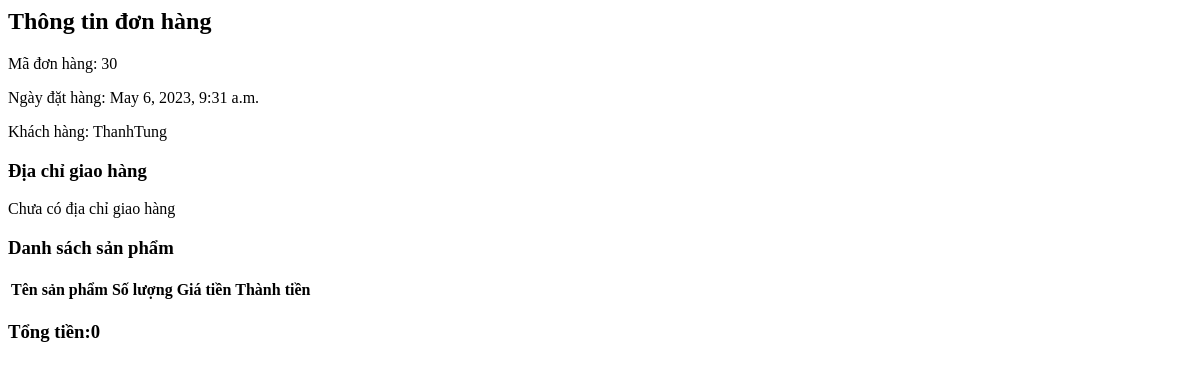
Page /orders/30/ on the earlier database version.
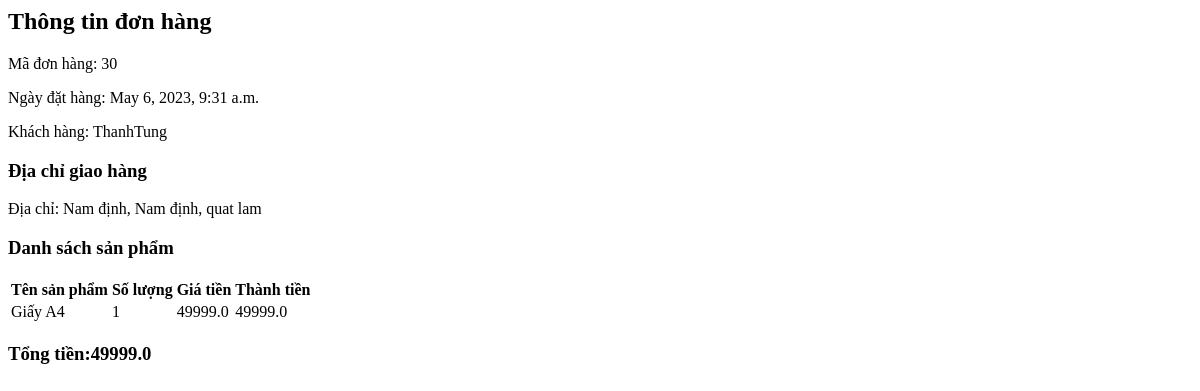
Same page on the later database version.
### store/models.py (models this page shows, shortened)
class Order(models.Model):
    customer = models.ForeignKey(Customer, null= True, on_delete=models.SET_NULL, blank= True)
    date_ordered = models.DateTimeField(auto_now_add= True)
    complete = models.BooleanField(default= False, null = True, blank= False)#Don hang mac dinh phai la chua hoan thanh
    transaction_id = models.CharField(max_length= 200, null = True)
    @property
    def get_cart_total(self):
        orderitems = self.orderitem_set.all()
        total = sum([item.get_total for item in orderitems])
        return total
    def get_shipping_addresses(self):
        shipping_addresses = ShippingAddree.objects.filter(order=self)
        return shipping_addresses

class Customer(models.Model):
        user = models.OneToOneField(User, null = True, blank= True, on_delete=models.CASCADE)
        name = models.CharField(max_length=200, null = True)
        email = models.CharField(max_length= 200, null = True)

class ShippingAddree(models.Model):
    customer = models.ForeignKey(Customer, null= True, on_delete=models.SET_NULL, blank=True)
    order = models.ForeignKey(Order, null= True, on_delete=models.SET_NULL, blank=True )
    address = models.CharField(max_length= 200, null= True)
    city = models.CharField(max_length= 200, null= True)
    state = models.CharField(max_length= 200, null= True)
    zip_code = models.CharField(max_length= 200, null= True)
    date_added = models.DateTimeField(auto_now_add= True)

class OrderItem(models.Model):
    order = models.ForeignKey(Order, null=True, on_delete=models.SET_NULL, blank=True)
    product = models.ForeignKey(Product, null=True, on_delete=models.SET_NULL, blank=True)
    quantity = models.IntegerField(default=0, null= True, blank= False)
    date_added = models.DateTimeField(auto_now_add= True)
    @property
    def get_total(self):
        total = self.product.price * self.quantity
        return total
    @classmethod
    def get_order_items_by_order(cls, order_id):
        order_items = cls.objects.filter(order_id=order_id)
        return order_items

class Product(models.Model):
    name = models.CharField(max_length= 200, null= True)
    price = models.FloatField()
    category = models.ForeignKey(Category, null= True, on_delete=models.SET_NULL, blank= True)
    digital = models.BooleanField(default= False, null = True, blank= False)
    description = models.TextField(null=True, blank=True)
    image = models.ImageField(null=True, blank= True)

### store/views.py (the view)
# urls.py: path('orders/<int:order_id>/', views.view_order, name='view_order'),
def view_order(request, order_id):
    order = get_object_or_404(Order, id=order_id)
    order_items = OrderItem.get_order_items_by_order(order).order_by('-date_added')
    customer = order.customer
    shipping_addresses = order.get_shipping_addresses()
    context = {
        'order': order,
        'order_items': order_items,
        'customer': customer,
        'shipping_addresses': shipping_addresses,
    }
    return render(request, 'store/view_order.html', context)

### store/templates/store/view_order.html
    <h2>Thông tin đơn hàng</h2>
    <p>Mã đơn hàng: {{ order.id }}</p>
    <p>Ngày đặt hàng: {{ order.date_ordered }}</p>
    <p>Khách hàng: {{ order.customer.name }}</p>
    <h3>Địa chỉ giao hàng</h3>
    {% for address in order.get_shipping_addresses %}
        <p>Địa chỉ: {{ address.address }},
        {{ address.city }},
         {{ address.state }}
     </p>
    {% empty %}
        <p>Chưa có địa chỉ giao hàng</p>
    {% endfor %}
    <h3>Danh sách sản phẩm</h3>
    <table>
        <thead>
            <tr>
                <th>Tên sản phẩm</th>
                <th>Số lượng</th>
                <th>Giá tiền</th>
                <th>Thành tiền</th>
            </tr>
        </thead>
        <tbody>
            {% for order_item in order.orderitem_set.all %}
                <tr>
                    <td>{{ order_item.product.name }}</td>
                    <td>{{ order_item.quantity }}</td>
                    <td>{{ order_item.product.price }}</td>
                    <td>{{ order_item.get_total }}</td>
                </tr>
            {% endfor %}
        </tbody>
    </table>
    <h3>Tổng tiền:{{ order.get_cart_total }}<h3>

Differences in the rows shown:
changed Order "ThanhTung": get_cart_total "0" → "49999.0"
added ShippingAddree: address "Nam định", city "Nam định", state "quat lam"
added OrderItem: product.name "Giấy A4", quantity "1", product.price "49999.0", get_total "49999.0"
Other differences:
text no longer shown: "Chưa có địa chỉ giao hàng"
